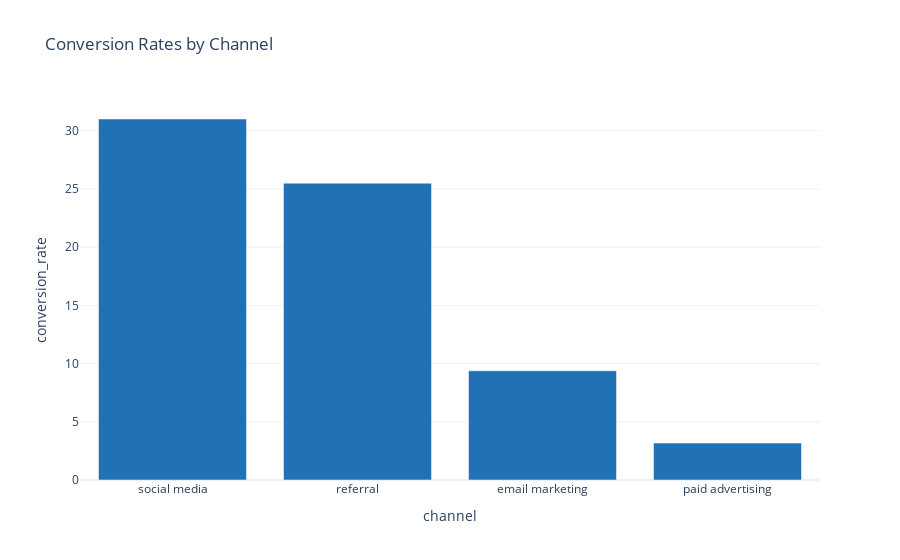

The notebook cell saved with this chart:
### Code cell
# Sort the DataFrame by conversion_rate in descending order
conversion_by_channel = conversion_by_channel.sort_values('conversion_rate', ascending=False)

# Create bar chart 
fig = px.bar(
    conversion_by_channel,
    x='channel',
    y='conversion_rate',
    title='Conversion Rates by Channel',
)

fig.update_traces(marker_color= '#2171b5') 

fig.show()

### Figure 1 — Plotly figure (JSON) as saved in the notebook; plotly's stock layout.template omitted (floating-point values rounded to 4 significant figures)
{"data": [{"alignmentgroup": "True", "hovertemplate": "channel=%{x}<br>conversion_rate=%{y}<extra></extra>", "legendgroup": "", "marker": {"color": "#2171b5", "pattern": {"shape": ""}}, "name": "", "offsetgroup": "", "orientation": "v", "showlegend": false, "textposition": "auto", "type": "bar", "x": ["social media", "referral", "email marketing", "paid advertising"], "xaxis": "x", "y": [31.0, 25.49, 9.378, 3.17], "yaxis": "y"}], "layout": {"autosize": true, "barmode": "relative", "legend": {"tracegroupgap": 0}, "title": {"text": "Conversion Rates by Channel"}, "xaxis": {"anchor": "y", "autorange": true, "domain": [0, 1], "range": [-0.5, 3.5], "title": {"text": "channel"}, "type": "category"}, "yaxis": {"anchor": "x", "autorange": true, "domain": [0, 1], "range": [0, 32.64], "title": {"text": "conversion_rate"}, "type": "linear"}}}
